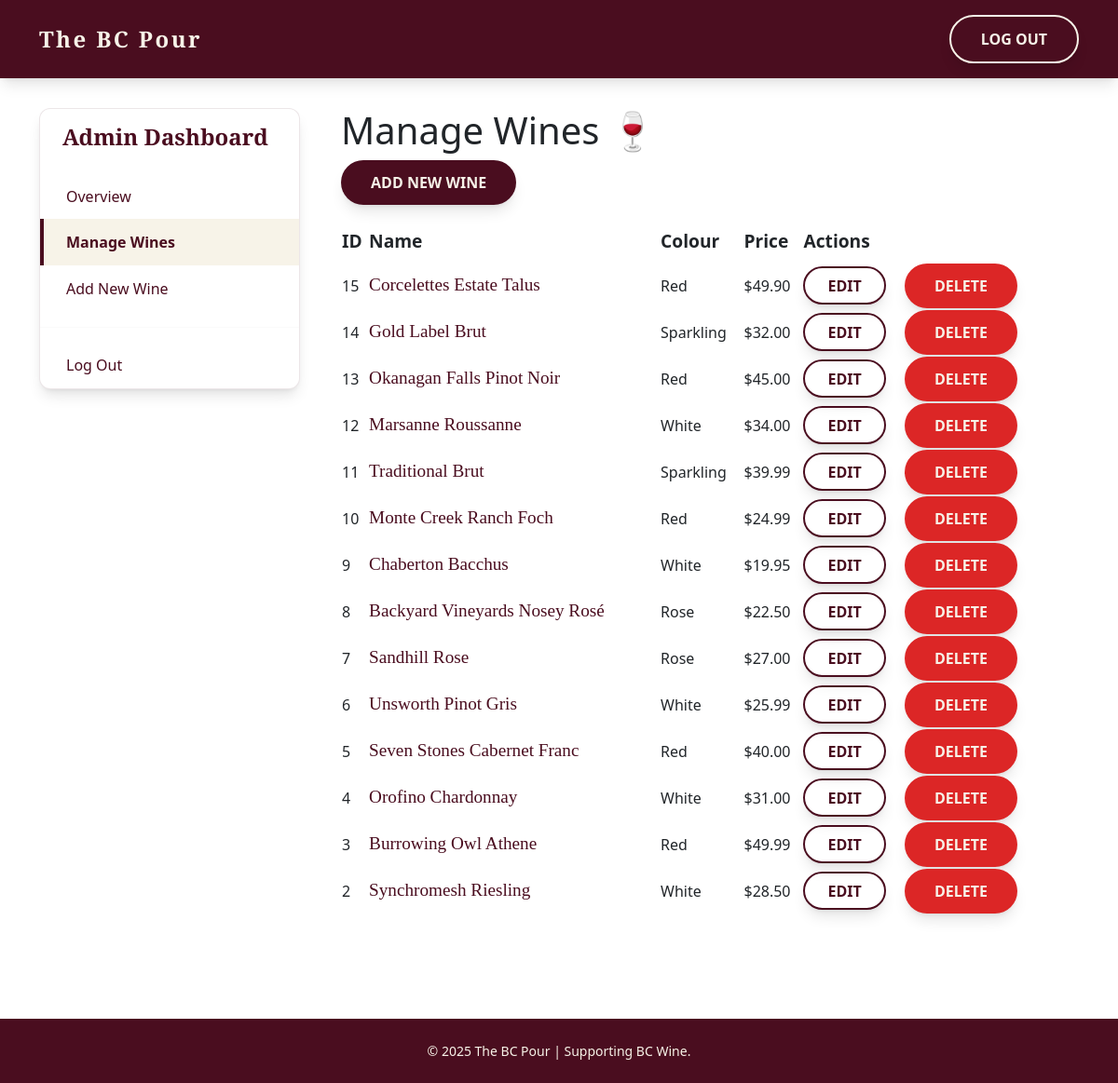
/Private/manage_wines.php (signed in), run on the app's committed database.
### tables this page shows
CREATE TABLE `wine` (
  `wine_id` int(11) NOT NULL,
  `name` varchar(255) NOT NULL,
  `winery` varchar(255) NOT NULL,
  `region` enum('Okanagan Valley','Similkameen Valley','Vancouver Island','Fraser Valley','Thompson Valley') NOT NULL,
  `colour` enum('Red','White','Rose','Sparkling') NOT NULL,
  `body` enum('Light','Medium','Full','') NOT NULL,
  `sweetness` enum('Dry','Off-dry','Sweet','') NOT NULL,
  `price` decimal(6,2) NOT NULL,
  `description` text DEFAULT NULL,
  `image_url` varchar(255) DEFAULT NULL,
  `updated_at` timestamp NOT NULL DEFAULT current_timestamp() ON UPDATE current_timestamp()
);

### Public/includes/Database.php (called while the page is built, shortened)
<?php
function executePS($pdo, $sql, $params = []): PDOStatement{
    $stmt = $pdo->prepare($sql);
    $stmt->execute($params);
    return $stmt;
}
function html_escape(string $text): string
{
    return htmlspecialchars($text, ENT_QUOTES, 'UTF-8');
}
function urlIs($value) {
    return $_SERVER['REQUEST_URI'] == $value;
}

### Private/manage_wines.php (the view, shortened to what this page needs)
<?php
require_once '../Public/includes/Database.php';
require 'includes/header_private.php';
require 'includes/side_nav.php';
$pdo = createDBConnection();
$sql_wines = "SELECT wine_id, name, colour, body, sweetness, price FROM wine ORDER BY wine_id DESC";
$stmt_wines = executePS($pdo, $sql_wines);
$wines = $stmt_wines->fetchAll(PDO::FETCH_ASSOC);
?>
<section class="container">
        <h1>Manage Wines 🍷</h1>
        <p>
            <a href="add_wine.php" class="button button-primary">Add New Wine</a>
        </p>
        <?php if (empty($wines)): ?>
            <p>No wines found in the database.</p>
        <?php else: ?>
            <table class="data-table">
                <thead>
                    <tr>
                        <th>ID</th>
                        <th>Name</th>
                        <th>Colour</th>
                        <th>Price</th>
                        <th>Actions</th>
                    </tr>
                </thead>
                <tbody>
            <?php foreach ($wines as $wine): ?>
                        <tr>
                            <td><?= html_escape($wine['wine_id']) ?></td>
                            <td class="wine-name"><?= html_escape($wine['name']) ?></td>
                            <td><?= html_escape($wine['colour']) ?></td>
                            <td>$<?= html_escape(number_format($wine['price'], 2)) ?></td>
                        <td class="action-buttons">
                                <a href="edit-wine.php?id=<?= $wine['wine_id'] ?>" class="button button-secondary button-small">Edit</a>
                                <form action="delete-wine.php" method="POST" style="display: inline;"
                                      onsubmit="return confirm('Are you sure you want to delete <?= html_escape($wine['name']) ?>?');">
                                    <button type="submit" class="button button-danger button-small">Delete</button>
                                </form>
                            </td>
                        </tr>
                    <?php endforeach; ?>
                </tbody>
            </table>
        <?php endif; ?>
    </section>
</main>
<?php require '../Public/includes/footer.php'; ?>

### Private/includes/header_private.php (shortened to what this page needs)
<!DOCTYPE html>
<html lang="en">
<head>
    <link rel="stylesheet" href="/bc-wine-recommender/Public/styles.css">
    <link href="https://cdn.jsdelivr.net/npm/bootstrap@5.3.3/dist/css/bootstrap.min.css" rel="stylesheet">
</head>
<body class="bg-wine-bg">
    <header class="header">
        <div class="container header-content">
            <a href="/bc-wine-recommender/Public/index.php" class="logo">The BC Pour</a>
            <nav class="nav">
                <a href="/bc-wine-recommender/Private/logout.php" class="button button-third">Log Out</a>
            </nav>
        </div>
    </header>

### Private/includes/side_nav.php (shortened to what this page needs)
<main class="container dashboard-layout">
        <aside class="sidebar">
            <h2 class="sidebar-title">Admin Dashboard</h2>
            <nav class="sidebar-menu">
                <a href="dashboard.php" class="<?= urlIs('/bc-wine-recommender/Private/dashboard.php') ? 'active' : ''; ?>">Overview</a>
                <a href="manage_wines.php" class="<?= urlIs('/bc-wine-recommender/Private/manage_wines.php') ? 'active' : ''; ?>">Manage Wines</a>
                <a href="add_wine.php" class="<?= urlIs('/bc-wine-recommender/Private/add_wine.php') ? 'active' : ''; ?>">Add New Wine</a>
                <hr class="sidebar-separator">
                <a href="logout.php">Log Out</a>
            </nav>
        </aside>

### Public/includes/footer.php (shortened to what this page needs)
    <footer class="footer">
        <div class="container text-center">
            &copy; 2025 The BC Pour | Supporting BC Wine.
        </div>
    </footer>
</body>
</html>

### Public/styles.css (style rules this page uses)
:root { --wine-dark: #4A0D1F; --wine-light: #F7F3E8; --wine-accent: #9B7258; --wine-bg: #FAF8F4; --text-secondary: #666666; --font-sans: 'Inter', sans-serif; --font-serif: 'Playfair Display', serif; --shadow-sm: 0 1px 2px 0 rgb(0 0 0 / 0.05); --shadow-md: 0 4px 6px -1px rgb(0 0 0 / 0.1), 0 2px 4px -2px rgb(0 0 0 / 0.1); --shadow-lg: 0 10px 15px -3px rgb(0 0 0 / 0.1), 0 4px 6px -4px rgb(0 0 0 / 0.1); --shadow-xl: 0 20px 25px -5px rgba(0, 0, 0, 0.1), 0 8px 10px -6px rgba(0, 0, 0, 0.1); }
* { box-sizing: border-box; }
html { height: 100%; }
body { background-color: var(--wine-bg); color: var(--wine-dark); font-family: var(--font-sans); min-height: 100vh; margin: 0; line-height: 1.6; display: flex; flex-direction: column; }
main { flex-grow: 1; }
.header { background-color: var(--wine-dark); color: var(--wine-light); box-shadow: var(--shadow-lg); position: sticky; top: 0; z-index: 10; }
.header-content { padding: 1rem 0; display: flex; justify-content: space-between; align-items: center; }
.logo { font-size: 1.5rem; font-family: var(--font-serif); letter-spacing: 0.1em; font-weight: 600; text-decoration: none; color: var(--wine-light); transition: color 0.3s; }
.nav { display: flex; gap: 1rem; align-items: center; }
.button { font-weight: 700; padding: 0.75rem 2rem; border-radius: 9999px; box-shadow: var(--shadow-lg); transition: all 0.3s ease; cursor: pointer; border: none; text-transform: uppercase; text-decoration: none; display: inline-block; }
.button-primary { background-color: var(--wine-dark); color: var(--wine-light); }
.button-secondary { background-color: transparent; color: var(--wine-dark); border: 2px solid var(--wine-dark); }
.button-third { background-color: transparent; color: var(--wine-light); border: 2px solid var(--wine-light); box-shadow: var(--shadow-lg); }
.dashboard-layout { display: flex; gap: 2rem; padding-top: 2rem; padding-bottom: 4rem; align-items: flex-start; }
.sidebar { width: 280px; background-color: white; border-radius: 0.75rem; box-shadow: var(--shadow-lg); flex-shrink: 0; border: 1px solid rgba(74, 13, 31, 0.1); overflow: hidden; }
.sidebar-title { font-size: 1.5rem; padding: 1rem 1.5rem; margin-bottom: 0.5rem; font-family: var(--font-serif); font-weight: 700; color: var(--wine-dark); }
.sidebar-separator { margin: 1rem 0; border: 0; border-top: 1px solid #eee; }
.sidebar-menu { list-style: none; padding: 0; }
.sidebar-menu a { display: block; padding: 0.8rem 1.5rem; font-size: 1rem; color: var(--wine-dark); text-decoration: none; transition: all 0.2s; font-weight: 500; border-left: 4px solid transparent; }
.sidebar-menu .active { background-color: var(--wine-light); font-weight: 700; border-left-color: var(--wine-dark); }
.wine-name { font-size: 1.25rem; font-family: var(--font-serif); font-weight: 700; color: var(--wine-dark); margin-bottom: 0.5rem; }
.footer { background-color: var(--wine-dark); color: var(--wine-light); padding: 1.5rem 0; margin-top: 3rem; }
.footer .container { font-size: 0.875rem; text-align: center; }
.button-danger { background-color: #DC2626; color: var(--wine-light); }
.data-table { width: 100%; border-spacing: 30px 30px; margin-top: 1.5rem; }
.button-secondary { padding: 0.4rem 1.5rem; margin-right: 1rem;; }
th { border-bottom: 2px solid var(--wine-accent); padding-bottom: 0.5rem; font-size: 1.2rem; }
.wine-name { font-weight: 500; color: var(--wine-dark); font-size: 1.2rem; }

### data on the page
wine: wine_id "15", name "Corcelettes Estate Talus", colour "Red", price "49.90"
wine: wine_id "14", name "Gold Label Brut", colour "Sparkling", price "32.00"
wine: wine_id "13", name "Okanagan Falls Pinot Noir", colour "Red", price "45.00"
wine: wine_id "12", name "Marsanne Roussanne", colour "White", price "34.00"
wine: wine_id "11", name "Traditional Brut", colour "Sparkling", price "39.99"
wine: wine_id "10", name "Monte Creek Ranch Foch", colour "Red", price "24.99"
wine: wine_id "9", name "Chaberton Bacchus", colour "White", price "19.95"
wine: wine_id "8", name "Backyard Vineyards Nosey Rosé", colour "Rose", price "22.50"
wine: wine_id "7", name "Sandhill Rose", colour "Rose", price "27.00"
wine: wine_id "6", name "Unsworth Pinot Gris", colour "White", price "25.99"
wine: wine_id "5", name "Seven Stones Cabernet Franc", colour "Red", price "40.00"
wine: wine_id "4", name "Orofino Chardonnay", colour "White", price "31.00"
wine: wine_id "3", name "Burrowing Owl Athene", colour "Red", price "49.99"
wine: wine_id "2", name "Synchromesh Riesling", colour "White", price "28.50"
